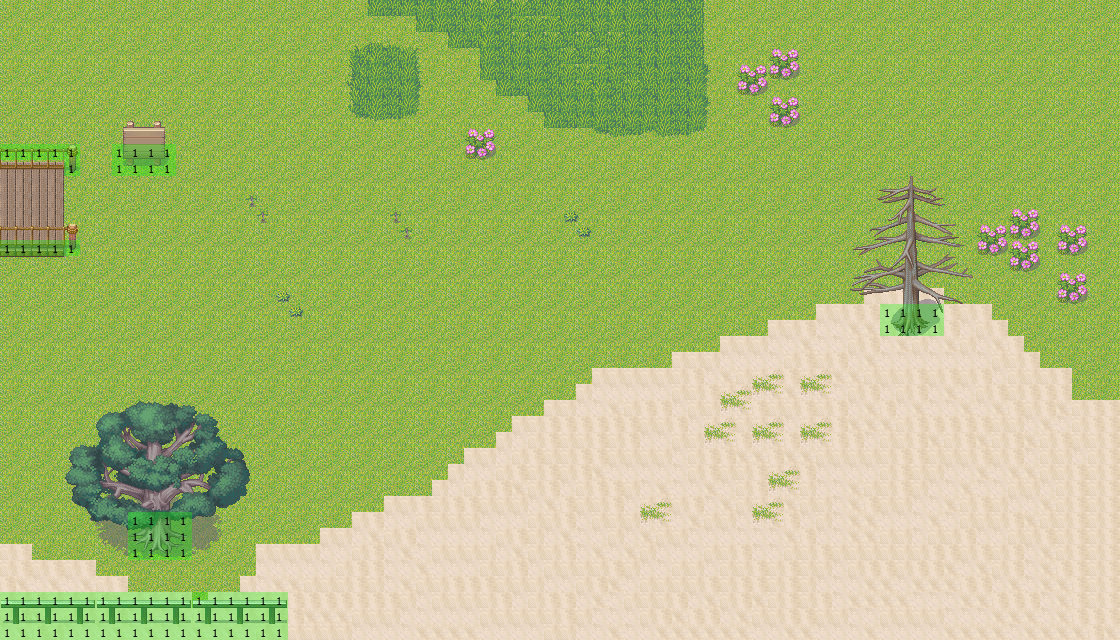

The image is a tile-based game level rendered from a .tmx file. Its description and source (layers, tilesets, objects; grid data summarised) follow:
An orthogonal 70x40 tile map with 16x16 px tiles, 5 tile layers (background, second, third, forth, ...), 3 tilesets and 18 objects (11x barrier, 4x entrance, 3x semi-transparent).

<map version="1.0" orientation="orthogonal" width="70" height="40" tilewidth="16" tileheight="16">
 <properties>
  <property name="scene-type" value="field" />
 </properties>
 <tileset firstgid="1" name="006-Desert01" tilewidth="16" tileheight="16">
  <image source="006-Desert01.png" width="256" height="608" />
 </tileset>
 <tileset firstgid="609" name="forest" tilewidth="16" tileheight="16">
  <image source="forest.png" width="1024" height="1312" />
 </tileset>
 <tileset firstgid="5857" name="barrier-mask4" tilewidth="16" tileheight="16">
  <image source="barrier-mask4.png" width="64" height="64" />
 </tileset>
 <layer name="background" width="70" height="40">
  <data>[2800 cells, 2800 non-empty, 8 distinct tile ids]</data>
 </layer>
 <layer name="second" width="70" height="40">
  <data>[2800 cells, 108 non-empty, 20 distinct tile ids]</data>
 </layer>
 <layer name="third" width="70" height="40">
  <data>[2800 cells, 427 non-empty, 281 distinct tile ids]</data>
 </layer>
 <layer name="forth" width="70" height="40">
  <data>[2800 cells, 10 non-empty, 10 distinct tile ids]</data>
 </layer>
 <objectgroup name="barriers" width="70" height="40">
  <object type="barrier" x="0" y="592" width="288" height="48" />
  <object type="barrier" x="112" y="144" width="64" height="32" />
  <object type="barrier" x="880" y="304" width="64" height="32" />
  <object type="barrier" x="128" y="512" width="64" height="48" />
  <object type="barrier" x="0" y="240" width="80" height="16" />
  <object type="barrier" x="0" y="144" width="80" height="16" />
  <object type="barrier" x="64" y="160" width="16" height="16" />
  <object type="barrier" x="0" y="-16" width="1120" height="16" />
  <object type="barrier" x="0" y="640" width="1120" height="16" />
  <object type="barrier" x="1120" y="-16" width="16" height="672" />
  <object type="barrier" x="-16" y="-16" width="16" height="672" />
 </objectgroup>
 <objectgroup name="semi-transparents" width="70" height="40">
  <object type="semi-transparent" x="848" y="176" width="128" height="128" />
  <object type="semi-transparent" x="64" y="400" width="192" height="128" />
  <object type="semi-transparent" x="112" y="112" width="64" height="32" />
 </objectgroup>
 <objectgroup name="entrances" width="70" height="40">
  <object name="desert-4-south-1" type="entrance" x="288" y="640" width="272" height="32">
   <properties>
    <property name="dest" value="desert-2-north-1" />
   </properties>
  </object>
  <object name="desert-4-south-2" type="entrance" x="560" y="640" width="272" height="32">
   <properties>
    <property name="dest" value="desert-2-north-2" />
   </properties>
  </object>
  <object name="desert-4-south-3" type="entrance" x="832" y="640" width="288" height="32">
   <properties>
    <property name="dest" value="desert-2-north-3" />
   </properties>
  </object>
  <object name="desert-5-west" type="entrance" x="-32" y="160" width="32" height="96">
   <properties>
    <property name="dest" value="city" />
   </properties>
  </object>
 </objectgroup>
 <layer name="meta" width="70" height="40">
  <data>[2800 cells, 93 non-empty, 1 distinct tile ids]</data>
 </layer>
</map>
